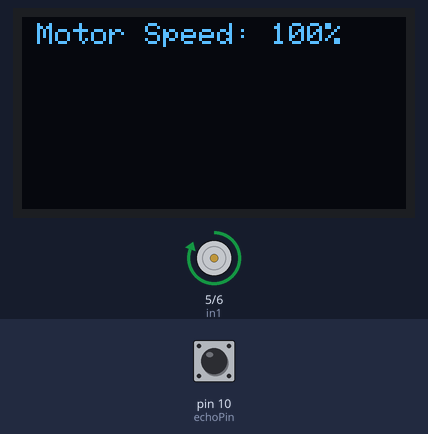
Simulated run of this sketch. Board: Arduino Uno, built with avr-gcc and run on an emulated ATmega328P. Shown: 128×64 one-colour display, motor-driver pin pairs drawn as motors (green arrow = first pin HIGH = forward, orange = second pin HIGH = backward, longer = more drive, scaled by the enable pin). Inputs (shaded band) come from the test bench; at power-on: pin 10 (echoPin) LOW.

Above: at 2.1 s.
At 12.7 s:
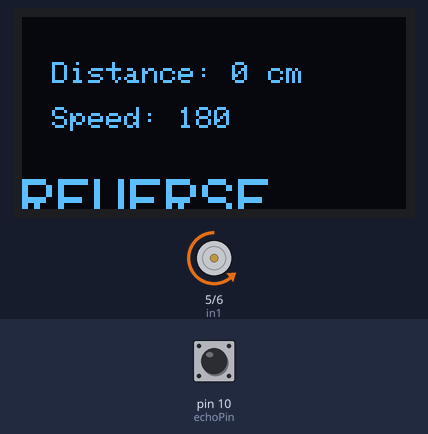
12.8 s: pin 10 (echoPin) pulsed HIGH 2 times (0.12 s each, 0.3 s apart)
At 14.0 s:
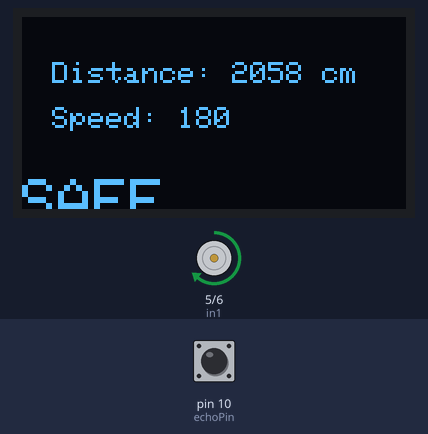
Timing chart, 0 to 15.8 s (numbered marks = the images above; inputs shaded):
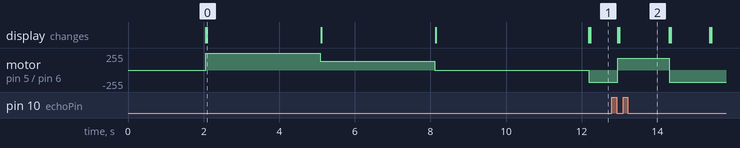

The sketch:

dist_motor_contr_v1.1.2.ino
```cpp
#include <SPI.h>
#include <Wire.h>
#include <Adafruit_GFX.h>
#include <Adafruit_SH110X.h>

#define SCREEN_WIDTH 128
#define SCREEN_HEIGHT 64

Adafruit_SH1106G display = Adafruit_SH1106G(SCREEN_WIDTH, SCREEN_HEIGHT, &Wire, -1);
// SCL - A5, SDA - A4

const int trigPin = 9;
const int echoPin = 10;
const int in1 = 5;
const int in2 = 6;
const int ena = 3;

long duration;
// float distance;
int distance; // use int distance if decimal accuracy is not required

int zone;

void setup() {
  // put your setup code here, to run once:
  pinMode(trigPin, OUTPUT);
  pinMode(echoPin, INPUT);
  pinMode(in1, OUTPUT);
  pinMode(in2, OUTPUT);
  pinMode(ena, OUTPUT);

  Serial.begin(9600);

  display.begin(0x3c, true);

  delay(2000);

  display.clearDisplay();
  display.setTextSize(1);
  display.setTextColor(SH110X_WHITE);
  display.setCursor(0, 10);
  display.println("Initializing...");
  display.display();

  runMotor(255, true);
  display.clearDisplay();
  display.setTextSize(1);
  display.setCursor(5, 2);
  display.println("Motor Speed: 100%");
  display.display();
  delay(3000);

  runMotor(128, true);
  display.clearDisplay();
  display.setTextSize(1);
  display.setCursor(5, 2);
  display.println("Motor Speed: 50%");
  display.display();
  delay(3000);

  runMotor(0, true);
  display.clearDisplay();
  display.setTextSize(1);
  display.setCursor(5, 2);
  display.println("Motor Speed: 0%");
  display.display();
  delay(3000);

  // delay(2500);
}

void loop() {
  // put your main code here, to run repeatedly:
  digitalWrite(trigPin, LOW);
  delay(2);
  digitalWrite(trigPin, HIGH);
  delay(10);
  digitalWrite(trigPin, LOW);

  duration = pulseIn(echoPin, HIGH);
  distance = duration * 0.0343/2; //0.0343 = speed of sound in air in cm/microsec

  if (distance >= 25) {
    zone = 0;
  }
  else if (distance >= 15 && distance < 25) {
    zone = 1;
  }
  else if (distance >= 10 && distance < 15) {
    zone = 2;
  } else {
    zone = 3;
  }

  display.clearDisplay();
  display.setTextSize(1);
  display.setTextColor(SH110X_WHITE);
  display.setCursor(10, 15);
  display.print("Distance: ");
  display.print(String(distance));
  display.println(" cm");
  display.display();

  display.setTextSize(1);
  display.setCursor(10, 30);

  switch (zone) {
    case 0:
      runMotor(180, true);
      display.println(String("Speed: ") + String(180));
      display.setTextSize(2);
      display.println("\nSAFE");
      break;

    case 1:
      runMotor(150, true);
      display.println(String("Speed: ") + String(150));
      display.setTextSize(2);
      display.println("\nWARNING");
      break;

    case 2:
      runMotor(128, true);
      display.println(String("Speed: ") + String(128));
      display.setTextSize(2);
      display.println("\nDANGER");
      break;

    case 3:
      runMotor(180, false);
      display.println(String("Speed: ") + String(180));
      display.setTextSize(2);
      display.println("\nREVERSE");
      break;
  }
  display.display();
}

void runMotor (int speed, bool forward) {
  if (forward) {
    digitalWrite(in1, HIGH);
    digitalWrite(in2, LOW);
  } else {
    digitalWrite(in1, LOW);
    digitalWrite(in2, HIGH);
  }

  analogWrite(ena, speed);
}
```

Measured:
- after the input at 12.8 s, motor on pin 5 (in1) / pin 6 (in2): backward 180/255 → forward 180/255 after 0.15 s, → backward 180/255 1.4 s later; the display: first changes after 0.15 s (image 2 shows a later state)
- what the display in image 0 shows lasts 3.0 s, from 2.1 s to 5.1 s
